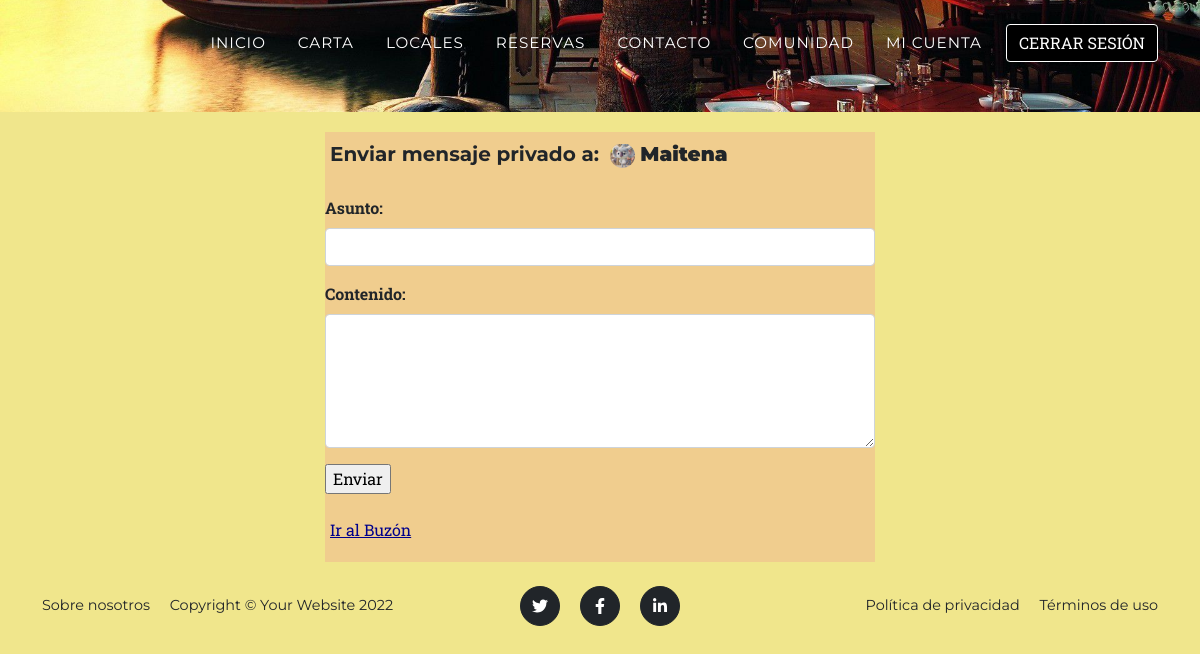
The page /AppRestaurante/mensaje/4 (signed in) on the database its author committed.
### AppRestaurante/models.py (models this page shows)
class User(AbstractUser):
    imagen = models.ImageField(upload_to='avatar', default='avatar/perfil.png', null=True, blank=True)

### AppRestaurante/views.py (the view)
# urls.py: path('mensaje/<id_destinatario>', views.mensaje, name="Mensaje"),
@login_required
def mensaje(request, id_destinatario):
    if request.method == "POST":
        miFormulario = MensajeFormulario(request.POST)
        if miFormulario.is_valid():
            user = User.objects.get(username = request.user)
            global destinatario
            destinatario = User.objects.get(id = id_destinatario)
            mensaje = Mensaje(user = user, destinatario = destinatario, asunto = miFormulario.cleaned_data['asunto'], contenido = miFormulario.cleaned_data['contenido'])
            mensaje.save()
            miFormulario = MensajeFormulario(request.POST)
            mensaje = "¡Tu mensaje se ha enviado exitosamente!"
            return render(request, "mensaje.html", {"destinatario": destinatario, "miFormulario": miFormulario, "mensaje": mensaje})
    else:
        miFormulario = MensajeFormulario()
        destinatario = User.objects.get(id = id_destinatario)
    return render(request, "mensaje.html", {"miFormulario": miFormulario, "destinatario": destinatario})

### AppRestaurante/forms.py
class MensajeFormulario(forms.Form):
    asunto = forms.CharField(max_length=30)
    contenido = forms.CharField(widget=forms.Textarea)
    no_leido = forms.BooleanField(required=False)

### AppRestaurante/Templates/mensaje.html (shortened to what this page needs)
{% extends 'padre.html' %}
{% load static %}
{% block contenidoQueCambia %}
<section class="contenido">
    <h5>Enviar mensaje privado a:
        <div class="avatar" style="background-image: url('{{destinatario.imagen.url}}');"></div>
        <strong style="font-size: 20px;">
            {{destinatario.username}}
        </strong>
    </h5><br>
    <form class="form" action="" method="POST">{% csrf_token %}
        <div class="mb-3">
            <label for="{{miFormulario.asunto.id_for_label}}" class="form-label"><b>{{miFormulario.asunto.label_tag|capfirst}}</b></label>
            <input type="text" class="form-control" id="exampleInputEmail1" aria-describedby="emailHelp" name="{{miFormulario.asunto.html_name}}">
        </div>
        <div class="mb-3">
            <label  class="form-label" for="{{miFormulario.contenido.id_for_label}}"> <b>{{miFormulario.contenido.label_tag|capfirst}}</b></label>
            <textarea class="form-control" id="exampleFormControlTextarea1" rows="5" type="text" name="{{miFormulario.contenido.html_name}}"> </textarea>
        </div>
        <input style="margin: 0 auto;" type="submit" value="Enviar">
    </form>
    <br>
    <a class="link" href="{% url 'Buzon' %}">Ir al Buzón</a>
</section>
{% endblock contenidoQueCambia %}

### AppRestaurante/static/css/style.css (style rules this page uses)
body { margin: 0; }
div.avatar { height: 25px; width: 25px; background-repeat: no-repeat; background-position: 50%; border-radius: 50%; background-size: 120% auto; display: inline-block; vertical-align: middle; margin-left: 5px !important; }
section.contenido { background-color: rgb(240, 205, 142) !important; width: 550px; margin: 0 auto; padding-top: 10px !important; padding-bottom: 20px !important; margin-top: 20px; }
p, h3, h4, h5, h6 { margin-left: 5px !important; margin-bottom: 2px !important; }
.link { margin-left: 5px !important; color: darkblue !important; font-size: 16px; }

### rows shown on the page
User: imagen (picture), username "Maitena"

### other values the page prints
{{ miFormulario.asunto.label_tag|capfirst }} "Asunto:"
{{ miFormulario.contenido.label_tag|capfirst }} "Contenido:"
